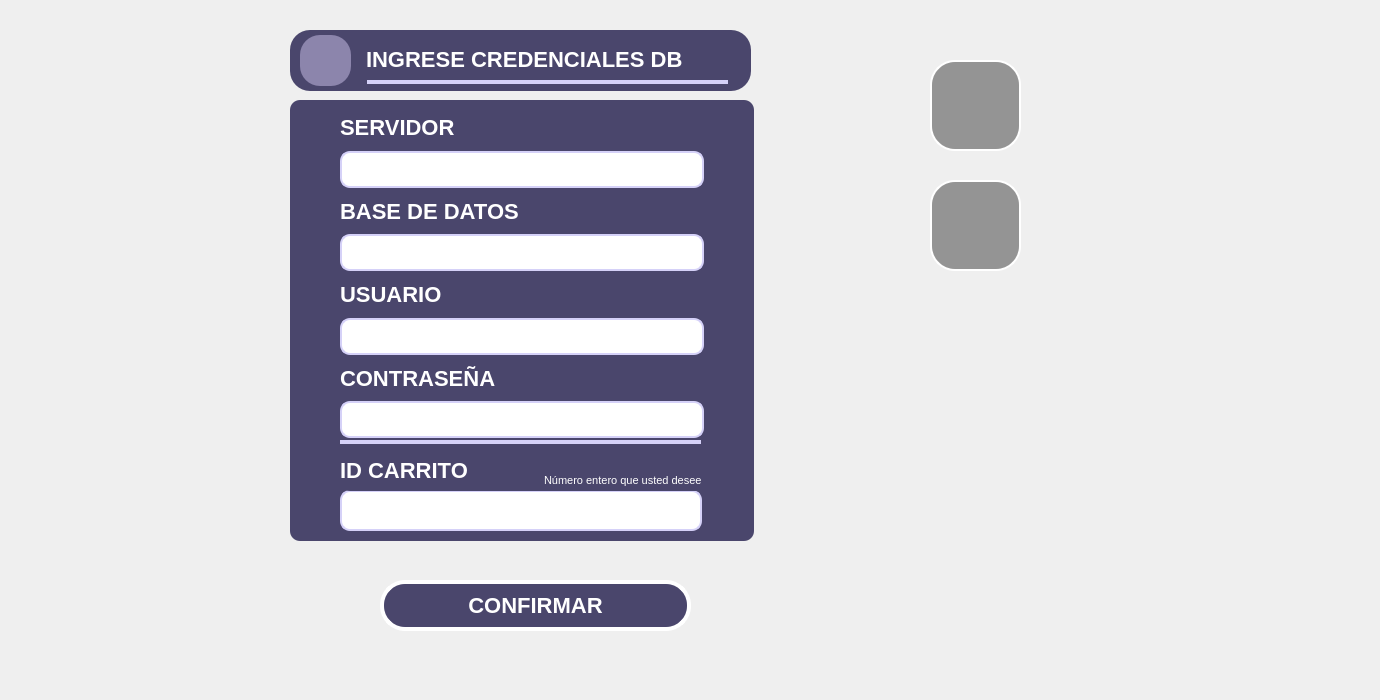
    <widget class="QWidget" name="page_10">
     <widget class="QLabel" name="Fondo_Lbl_15">
      <property name="geometry">
       <rect>
        <x>-200</x>
        <y>0</y>
        <width>1371</width>
        <height>691</height>
       </rect>
      </property>
      <property name="font">
       <font>
        <family>Segoe UI</family>
        <pointsize>16</pointsize>
        <weight>75</weight>
        <bold>true</bold>
       </font>
      </property>
      <property name="styleSheet">
       <string notr="true">background-image: url(:/images/iconos/fondos/arandanos_fondo_2.jpg);</string>
      </property>
      <property name="text">
       <string/>
      </property>
      <property name="textFormat">
       <enum>Qt::AutoText</enum>
      </property>
      <property name="scaledContents">
       <bool>false</bool>
      </property>
      <property name="alignment">
       <set>Qt::AlignLeading|Qt::AlignLeft|Qt::AlignTop</set>
      </property>
      <property name="wordWrap">
       <bool>false</bool>
      </property>
      <property name="openExternalLinks">
       <bool>false</bool>
      </property>
     </widget>
     <widget class="QWidget" name="widget_32" native="true">
      <property name="geometry">
       <rect>
        <x>280</x>
        <y>20</y>
        <width>481</width>
        <height>531</height>
       </rect>
      </property>
      <property name="styleSheet">
       <string notr="true"> border-radius: 10px; </string>
      </property>
      <widget class="QFrame" name="frame_2">
       <property name="geometry">
        <rect>
         <x>10</x>
         <y>80</y>
         <width>464</width>
         <height>441</height>
        </rect>
       </property>
       <property name="styleSheet">
        <string notr="true">background-color: rgb(74, 70, 108);
border-radius: 10px; </string>
       </property>
       <property name="frameShape">
        <enum>QFrame::StyledPanel</enum>
       </property>
       <property name="frameShadow">
        <enum>QFrame::Raised</enum>
       </property>
       <widget class="QWidget" name="gridLayoutWidget_3">
        <property name="geometry">
         <rect>
          <x>50</x>
          <y>10</y>
          <width>364</width>
          <height>328</height>
         </rect>
        </property>
        <layout class="QGridLayout" name="gridLayout_3">
         <item row="5" column="0" colspan="3">
          <widget class="QLineEdit" name="UsuarioDB__lineEdit">
           <property name="styleSheet">
            <string notr="true">QLineEdit {
    border: 2px solid  rgb(213, 209, 248);  /* Borde color lila */
    border-radius: 10px;        /* Esquinas redondeadas */
    background-color: white;    /* Fondo blanco */
    padding: 5px;               /* Espaciado interno para que no se vea aplastado */
	font-family: &quot;Segoe UI Semibold&quot;, &quot;Arial&quot;, sans-serif;
    font-size: 18px;
    font-weight: 660;
}
</string>
           </property>
           <property name="text">
            <string/>
           </property>
          </widget>
         </item>
         <item row="2" column="0" colspan="3">
          <widget class="QLabel" name="BaseDeDatos_Lbl">
           <property name="font">
            <font>
             <family>Segoe UI</family>
             <pointsize>-1</pointsize>
             <weight>81</weight>
             <bold>true</bold>
            </font>
           </property>
           <property name="styleSheet">
            <string notr="true">background-color: rgb(74, 70, 108);
color: white;  
font-family: &quot;Segoe UI&quot;;
font-size: 22px;
font-weight: 650; 


</string>
           </property>
           <property name="text">
            <string>BASE DE DATOS</string>
           </property>
          </widget>
         </item>
         <item row="3" column="0" colspan="3">
          <widget class="QLineEdit" name="BaseDeDatos_lineEdit">
           <property name="styleSheet">
            <string notr="true">QLineEdit {
    border: 2px solid  rgb(213, 209, 248);  /* Borde color lila */
    border-radius: 10px;        /* Esquinas redondeadas */
    background-color: white;    /* Fondo blanco */
    padding: 5px;               /* Espaciado interno para que no se vea aplastado */
	font-family: &quot;Segoe UI Semibold&quot;, &quot;Arial&quot;, sans-serif;
    font-size: 18px;
    font-weight: 660;
}
</string>
           </property>
           <property name="text">
            <string/>
           </property>
          </widget>
         </item>
         <item row="1" column="0" colspan="3">
          <widget class="QLineEdit" name="Servidor_lineEdit">
           <property name="styleSheet">
            <string notr="true">QLineEdit {
    border: 2px solid  rgb(213, 209, 248);  /* Borde color lila */
    border-radius: 10px;        /* Esquinas redondeadas */
    background-color: white;    /* Fondo blanco */
    padding: 5px;               /* Espaciado interno para que no se vea aplastado */
	font-family: &quot;Segoe UI Semibold&quot;, &quot;Arial&quot;, sans-serif;
    font-size: 18px;
    font-weight: 660;
}
</string>
           </property>
           <property name="text">
            <string/>
           </property>
          </widget>
         </item>
         <item row="4" column="0" colspan="2">
          <widget class="QLabel" name="UsuarioDB_Lbl">
           <property name="font">
            <font>
             <family>Segoe UI</family>
             <pointsize>-1</pointsize>
             <weight>81</weight>
             <bold>true</bold>
            </font>
           </property>
           <property name="styleSheet">
            <string notr="true">background-color: rgb(74, 70, 108);
color: white;  
font-family: &quot;Segoe UI&quot;;
font-size: 22px;
font-weight: 650; 

</string>
           </property>
           <property name="text">
            <string>USUARIO</string>
           </property>
          </widget>
         </item>
         <item row="6" column="0">
          <widget class="QLabel" name="PasswordDB_Lbl">
           <property name="font">
            <font>
             <family>Segoe UI</family>
             <pointsize>-1</pointsize>
             <weight>81</weight>
             <bold>true</bold>
            </font>
           </property>
           <property name="styleSheet">
            <string notr="true">background-color: rgb(74, 70, 108);
color: white;  
font-family: &quot;Segoe UI&quot;;
font-size: 22px;
font-weight: 650; 


</string>
           </property>
           <property name="text">
            <string>CONTRASEÑA</string>
           </property>
          </widget>
         </item>
         <item row="0" column="0">
          <widget class="QLabel" name="Servidor_Lbl">
           <property name="font">
            <font>
             <family>Segoe UI</family>
             <pointsize>-1</pointsize>
             <weight>81</weight>
             <bold>true</bold>
            </font>
           </property>
           <property name="styleSheet">
            <string notr="true">background-color: rgb(74, 70, 108);
color: white;  
font-family: &quot;Segoe UI&quot;;
font-size: 22px;
font-weight: 650; 


</string>
           </property>
           <property name="text">
            <string>SERVIDOR</string>
           </property>
          </widget>
         </item>
         <item row="7" column="0" colspan="3">
          <widget class="QLineEdit" name="PasswordDB_lineEdit">
           <property name="styleSheet">
            <string notr="true">QLineEdit {
    border: 2px solid  rgb(213, 209, 248);  /* Borde color lila */
    border-radius: 10px;        /* Esquinas redondeadas */
    background-color: white;    /* Fondo blanco */
    padding: 5px;               /* Espaciado interno para que no se vea aplastado */
	font-family: &quot;Segoe UI Semibold&quot;, &quot;Arial&quot;, sans-serif;
    font-size: 18px;
    font-weight: 660;
}
</string>
           </property>
           <property name="text">
            <string/>
           </property>
          </widget>
         </item>
        </layout>
       </widget>
       <widget class="QLabel" name="label_45">
        <property name="geometry">
         <rect>
          <x>50</x>
          <y>340</y>
          <width>361</width>
          <height>4</height>
         </rect>
        </property>
        <property name="styleSheet">
         <string notr="true">background-color: rgb(213, 209, 248);</string>
        </property>
        <property name="text">
         <string/>
        </property>
       </widget>
       <widget class="QLineEdit" name="IdCarrito_lineEdit">
        <property name="geometry">
         <rect>
          <x>50</x>
          <y>390</y>
          <width>362</width>
          <height>41</height>
         </rect>
        </property>
        <property name="styleSheet">
         <string notr="true">QLineEdit {
    border: 2px solid  rgb(213, 209, 248);  /* Borde color lila */
    border-radius: 10px;        /* Esquinas redondeadas */
    background-color: white;    /* Fondo blanco */
    padding: 5px;               /* Espaciado interno para que no se vea aplastado */
	font-family: &quot;Segoe UI Semibold&quot;, &quot;Arial&quot;, sans-serif;
    font-size: 18px;
    font-weight: 660;
}
</string>
        </property>
        <property name="text">
         <string/>
        </property>
       </widget>
       <widget class="QLabel" name="IdCarrito_Lbl">
        <property name="geometry">
         <rect>
          <x>50</x>
          <y>350</y>
          <width>361</width>
          <height>41</height>
         </rect>
        </property>
        <property name="font">
         <font>
          <family>Segoe UI</family>
          <pointsize>-1</pointsize>
          <weight>81</weight>
          <bold>true</bold>
         </font>
        </property>
        <property name="styleSheet">
         <string notr="true">background-color: rgb(74, 70, 108);
color: white;  
font-family: &quot;Segoe UI&quot;;
font-size: 22px;
font-weight: 650; 


</string>
        </property>
        <property name="text">
         <string>ID CARRITO</string>
        </property>
       </widget>
       <widget class="QTextEdit" name="textEdit">
        <property name="geometry">
         <rect>
          <x>250</x>
          <y>370</y>
          <width>191</width>
          <height>21</height>
         </rect>
        </property>
        <property name="html">
         <string>&lt;!DOCTYPE HTML PUBLIC &quot;-//W3C//DTD HTML 4.0//EN&quot; &quot;http://www.w3.org/TR/REC-html40/strict.dtd&quot;&gt;
&lt;html&gt;&lt;head&gt;&lt;meta name=&quot;qrichtext&quot; content=&quot;1&quot; /&gt;&lt;style type=&quot;text/css&quot;&gt;
p, li { white-space: pre-wrap; }
&lt;/style&gt;&lt;/head&gt;&lt;body style=&quot; font-family:'MS Shell Dlg 2'; font-size:8.25pt; font-weight:400; font-style:normal;&quot;&gt;
&lt;p style=&quot; margin-top:0px; margin-bottom:0px; margin-left:0px; margin-right:0px; -qt-block-indent:0; text-indent:0px;&quot;&gt;&lt;span style=&quot; color:#ffffff;&quot;&gt;Número entero que usted desee&lt;/span&gt;&lt;/p&gt;&lt;/body&gt;&lt;/html&gt;</string>
        </property>
       </widget>
      </widget>
      <widget class="QWidget" name="cuadrilleros_widget_13" native="true">
       <property name="geometry">
        <rect>
         <x>10</x>
         <y>10</y>
         <width>461</width>
         <height>61</height>
        </rect>
       </property>
       <property name="styleSheet">
        <string notr="true">background-color: rgb(74, 70, 108);
        /*border: 2px solid black;*/
        border-radius: 20px;  /* Ajusta el valor para hacer las esquinas más o menos redondas */
        padding: 10px;  /* Ajusta el margen interno del QLabel */</string>
       </property>
       <widget class="QLabel" name="label_31">
        <property name="geometry">
         <rect>
          <x>77</x>
          <y>50</y>
          <width>361</width>
          <height>4</height>
         </rect>
        </property>
        <property name="styleSheet">
         <string notr="true">background-color: rgb(213, 209, 248);</string>
        </property>
        <property name="text">
         <string/>
        </property>
       </widget>
       <widget class="QLabel" name="CredencialesTitle_Lbl">
        <property name="geometry">
         <rect>
          <x>60</x>
          <y>4</y>
          <width>361</width>
          <height>51</height>
         </rect>
        </property>
        <property name="font">
         <font>
          <family>Segoe UI</family>
          <pointsize>-1</pointsize>
          <weight>81</weight>
          <bold>true</bold>
         </font>
        </property>
        <property name="styleSheet">
         <string notr="true">background-color: rgb(74, 70, 108);
color: white;  
font-family: &quot;Segoe UI&quot;;
font-size: 22px;
font-weight: 650; 


</string>
        </property>
        <property name="text">
         <string>INGRESE CREDENCIALES DB</string>
        </property>
       </widget>
       <widget class="QPushButton" name="Back_Login_Btn">
        <property name="geometry">
         <rect>
          <x>10</x>
          <y>5</y>
          <width>51</width>
          <height>51</height>
         </rect>
        </property>
        <property name="styleSheet">
         <string notr="true">QPushButton {
	border-image: url(:/icons/iconos/botones/close.png);

       background-color: #8C85AC;
        /*border: 2px solid black;*/
        border-radius: 20px;  /* Ajusta el valor para hacer las esquinas más o menos redondas */
        padding: 10px;  /* Ajusta el margen interno del QLabel */

    }

/* Hover: Morado más oscuro pero vibrante (resalta sin ser claro) */
QPushButton:hover {
    background-color: #938BB6;  /* Morado &quot;SlateBlue&quot; (oscuro pero saturado) */
   
}
</string>
        </property>
        <property name="text">
         <string/>
        </property>
        <property name="icon">
         <iconset resource="../resources/resources.qrc">
          <normaloff>:/images/iconos/etiquetas/back_svg1.svg</normaloff>:/images/iconos/etiquetas/back_svg1.svg</iconset>
        </property>
        <property name="iconSize">
         <size>
          <width>42</width>
          <height>42</height>
         </size>
        </property>
       </widget>
       <zorder>CredencialesTitle_Lbl</zorder>
       <zorder>label_31</zorder>
       <zorder>Back_Login_Btn</zorder>
      </widget>
     </widget>
     <widget class="QPushButton" name="AceptarCredencialesDB_Btn">
      <property name="geometry">
       <rect>
        <x>380</x>
        <y>580</y>
        <width>311</width>
        <height>51</height>
       </rect>
      </property>
      <property name="styleSheet">
       <string notr="true">QPushButton {
        background-color: rgb(74, 70, 108);
		color: white; 
        border-radius: 25px; 
        padding: 10px;
		border: 4px solid white;
		font-family: &quot;Segoe UI&quot;;
		font-size: 22px;
		font-weight: 650; 
    }


QPushButton:hover {
    background-color: #8479A9;  /* Un 10-15% más oscuro que #938BB6 */
}</string>
      </property>
      <property name="text">
       <string>CONFIRMAR</string>
      </property>
     </widget>
     <widget class="QToolButton" name="PowerPc_Btn">
      <property name="enabled">
       <bool>true</bool>
      </property>
      <property name="geometry">
       <rect>
        <x>930</x>
        <y>60</y>
        <width>91</width>
        <height>91</height>
       </rect>
      </property>
      <property name="styleSheet">
       <string notr="true">QToolButton {
        background-color: #949494;
		color: white; 
        border-radius: 25px; 
        padding: 10px;
		border: 2px solid white;
		font-family: &quot;Segoe UI&quot;;
		font-size: 22px;
		font-weight: 650; 
    }


QToolButton:hover {
    background-color: #F64133;  /* Un 10-15% más oscuro que #938BB6 */
}</string>
      </property>
      <property name="text">
       <string/>
      </property>
      <property name="icon">
       <iconset resource="../resources/resources.qrc">
        <normaloff>:/images/iconos/botones/powerW.svg</normaloff>:/images/iconos/botones/powerW.svg</iconset>
      </property>
      <property name="iconSize">
       <size>
        <width>82</width>
        <height>82</height>
       </size>
      </property>
     </widget>
     <widget class="QToolButton" name="ActivarTeclas_Btn">
      <property name="enabled">
       <bool>true</bool>
      </property>
      <property name="geometry">
       <rect>
        <x>930</x>
        <y>180</y>
        <width>91</width>
        <height>91</height>
       </rect>
      </property>
      <property name="styleSheet">
       <string notr="true">QToolButton {
        background-color: #949494;
		color: white; 
        border-radius: 25px; 
        padding: 10px;
		border: 2px solid white;
		font-family: &quot;Segoe UI&quot;;
		font-size: 22px;
		font-weight: 650; 
    }


QToolButton:hover {
    background-color: #8DD06D;  /* Un 10-15% más oscuro que #938BB6 */
}</string>
      </property>
      <property name="text">
       <string/>
      </property>
      <property name="icon">
       <iconset resource="../resources/resources.qrc">
        <normaloff>:/images/iconos/botones/tecladoW.png</normaloff>:/images/iconos/botones/tecladoW.png</iconset>
      </property>
      <property name="iconSize">
       <size>
        <width>82</width>
        <height>82</height>
       </size>
      </property>
     </widget>
    </widget>
